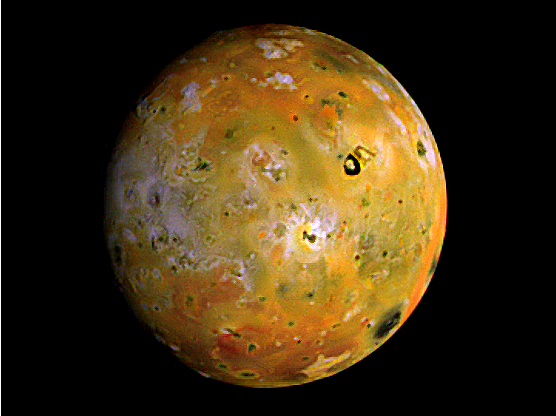
%> input picture Image Database/tr.tif, 556 x 416 px
$ octave test1.m   (GNU Octave 9; MATLAB toolbox functions it lacks are replaced by stand-ins)
%> lines starting %> are read from the running program, lines starting %| are printed output that depends on the picture; in (x1, y1, x2, y2) boxes, pixels count from 0 and x2, y2 are one past the last pixel; in counts of white or black regions, pixels touching at a corner belong together; the program's own positions count from 1
% edge detection using standard masks
f=imread('C:\Users\Mainul Hassan\Documents\Image Database\tr.tif');
%> f is the input picture: size 416x556x3 uint8; mean R, G, B 65.7, 48.8, 20.4
subplot(4,2,1);
imshow(f);title('original image');
I = rgb2gray(f);subplot(4,2,2);
%> after `I = rgb2gray(f)`:
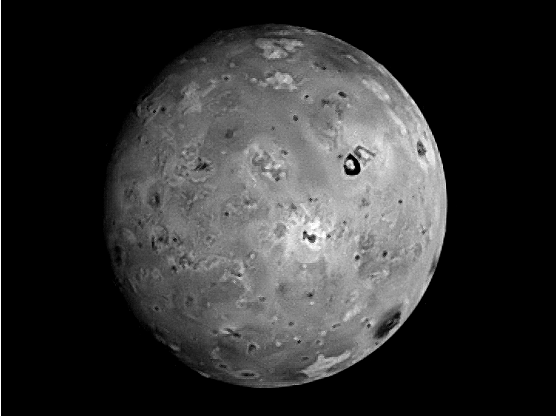
%> I: size 416x556 uint8; min 0, max 255, mean 50.6
imshow(I);title('gray image');
BW1=edge(I,'sobel');
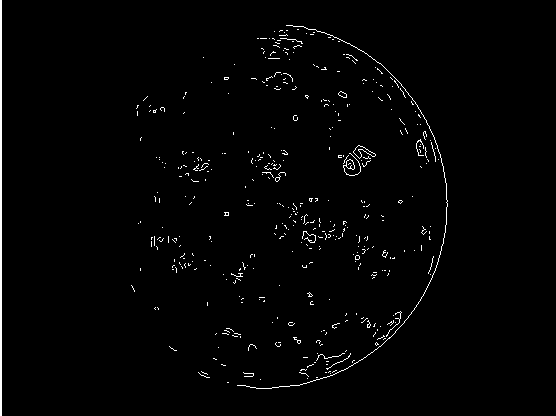
%> BW1: size 416x556 logical; 1.5% white in thin lines or dots, all inside (x1, y1, x2, y2) = (0, 0, 448, 416)
BW2=edge(I,'canny');
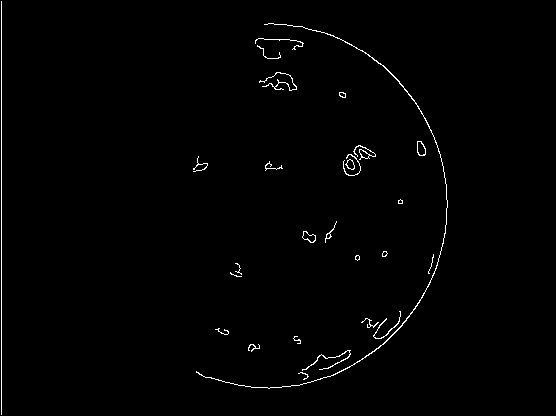
%> BW2: size 416x556 logical; 0.97% white in thin lines or dots, all inside (x1, y1, x2, y2) = (1, 1, 448, 415)
BW3=edge(I,'prewitt');
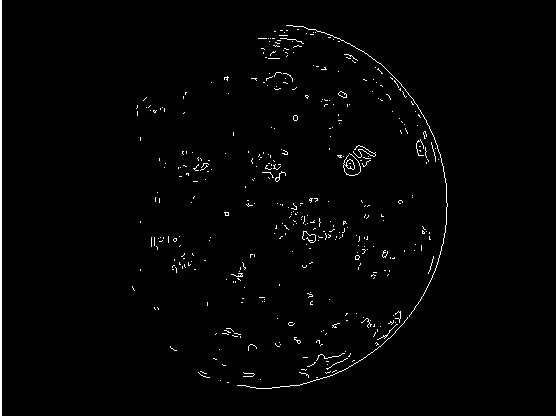
%> BW3: size 416x556 logical; 1.4% white in thin lines or dots, all inside (x1, y1, x2, y2) = (0, 0, 448, 416)
BW4=edge(I,'roberts');
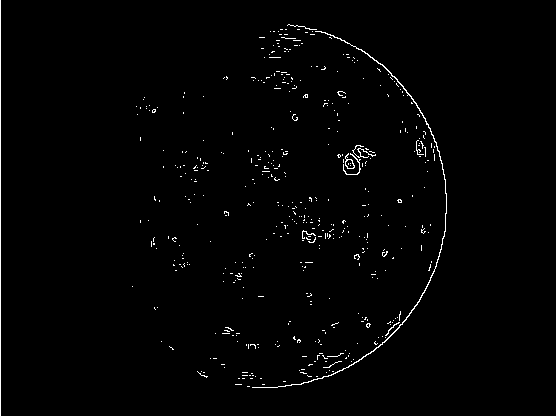
%> BW4: size 416x556 logical; 1.2% white in thin lines or dots, all inside (x1, y1, x2, y2) = (0, 0, 447, 416)
BW5 = edge(I,'log');
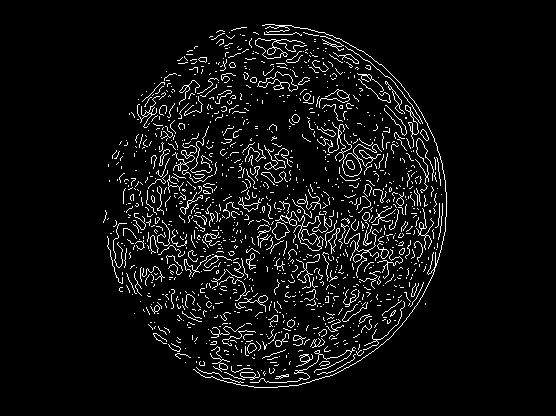
%> BW5: size 416x556 logical; 5.7% white in thin lines or dots, all inside (x1, y1, x2, y2) = (103, 24, 447, 388)
BW6 = edge(I,'zerocross',0,'horizontal');
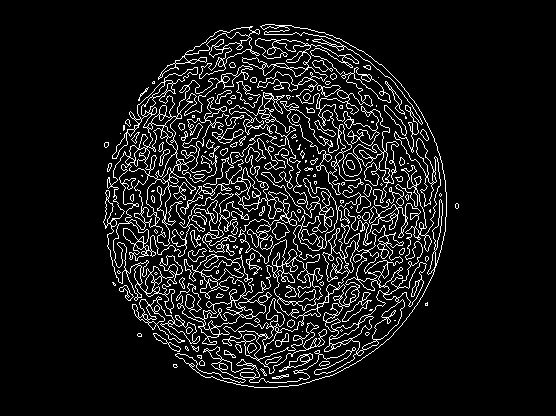
%> BW6: size 416x556 logical; 9% white in thin lines or dots, all inside (x1, y1, x2, y2) = (103, 24, 459, 388)
subplot(4,2,3);
imshow(BW1);title('sobel edge detector image');
subplot(4,2,4);
imshow(BW2);title('canny edge detector image');
subplot(4,2,5);
imshow(BW3);title('prewitt edge detector image');
subplot(4,2,6);
imshow(BW4);title('roberts edge detector image');
subplot(4,2,7);
imshow(BW5);title('Edge detection with log ');
subplot(4,2,8);
imshow(BW6);title('Edge detection with zerocorss');

$ run again, with Image Database/fractured_spine.tif copied over Image Database/tr.tif
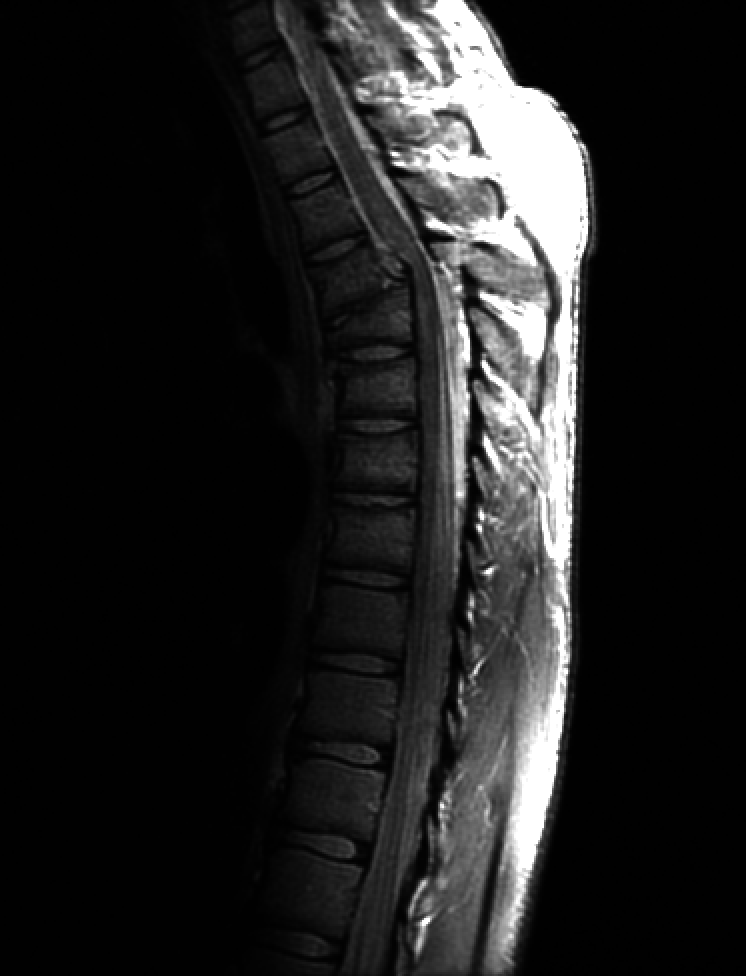
%> input picture Image Database/fractured_spine.tif, 746 x 976 px
%> f is the input picture: size 976x746 uint8; min 0, max 255, mean 32.6
%> `BW1=edge(I,'sobel');`:
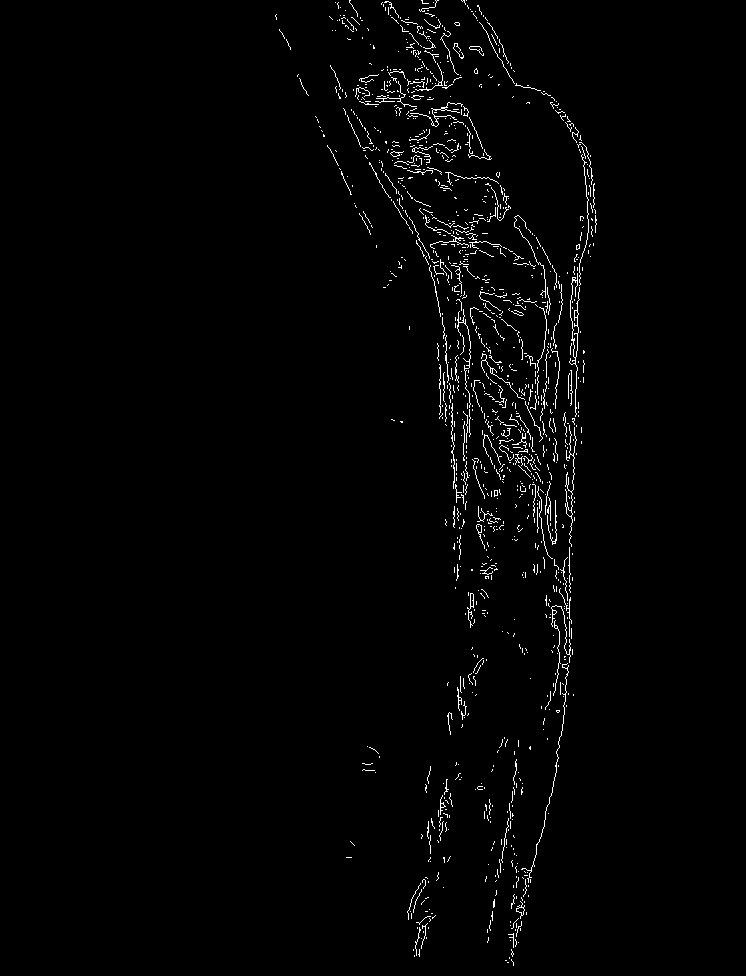
%> BW1: size 976x746 logical; 1.6% white in thin lines or dots, all inside (x1, y1, x2, y2) = (275, 0, 597, 966)
%> BW2: size 976x746 logical; 2.3% white in thin lines or dots, all inside (x1, y1, x2, y2) = (274, 1, 597, 975)
%> BW4: size 976x746 logical; 2.6% white in thin lines or dots, all inside (x1, y1, x2, y2) = (275, 0, 596, 966)
%> BW5: size 976x746 logical; 3.7% white in thin lines or dots, all inside (x1, y1, x2, y2) = (248, 1, 597, 975)
%> `BW6 = edge(I,'zerocross',0,'horizontal');`:
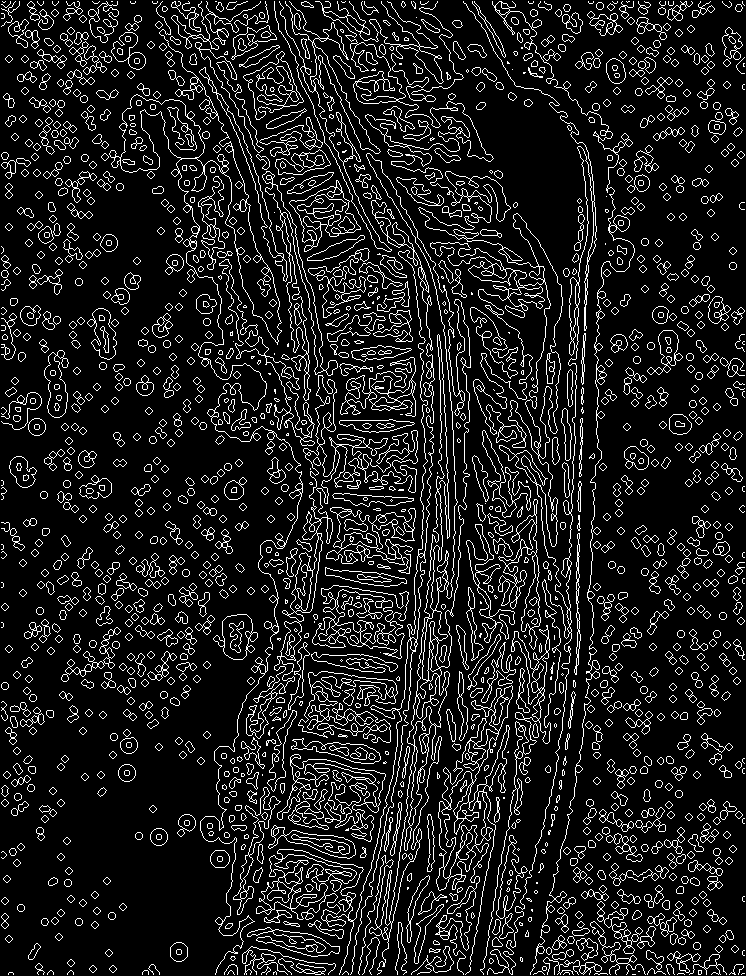
%> BW6: size 976x746 logical; 11.7% white in thin lines or dots
